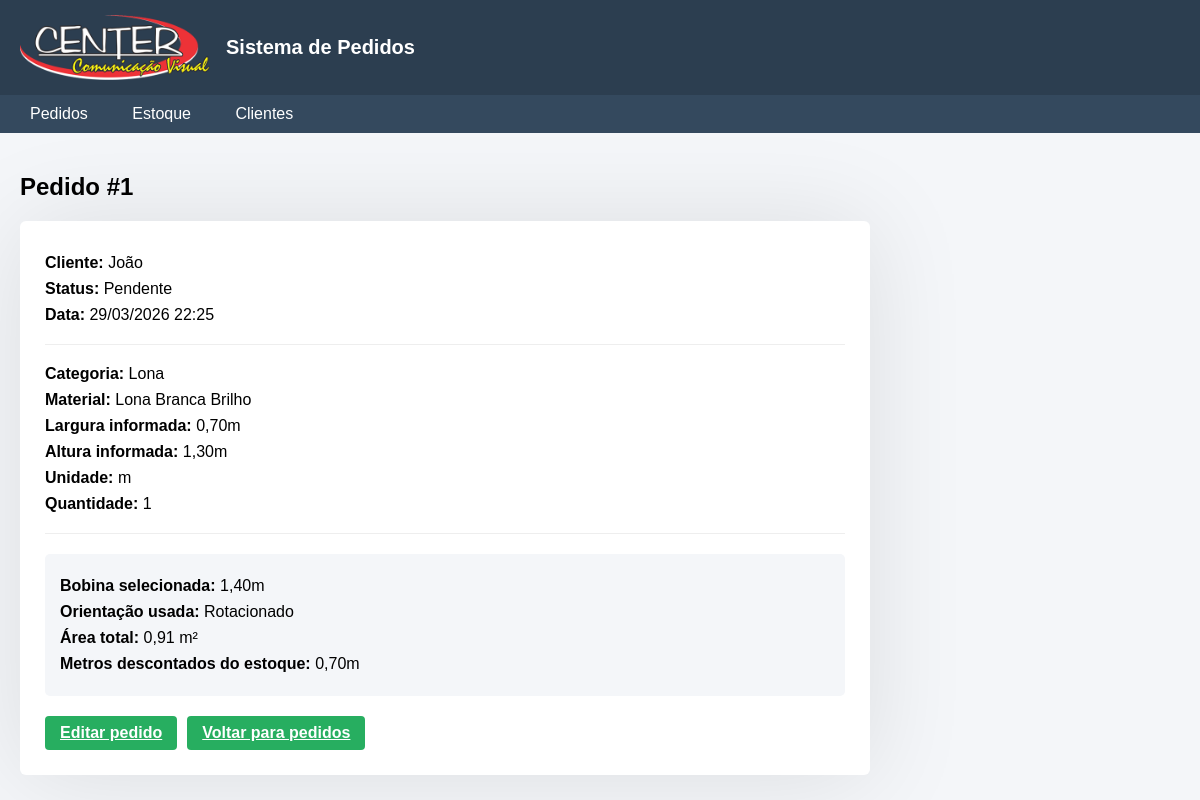
/pedidos/1, run on an earlier commit of the app's database.
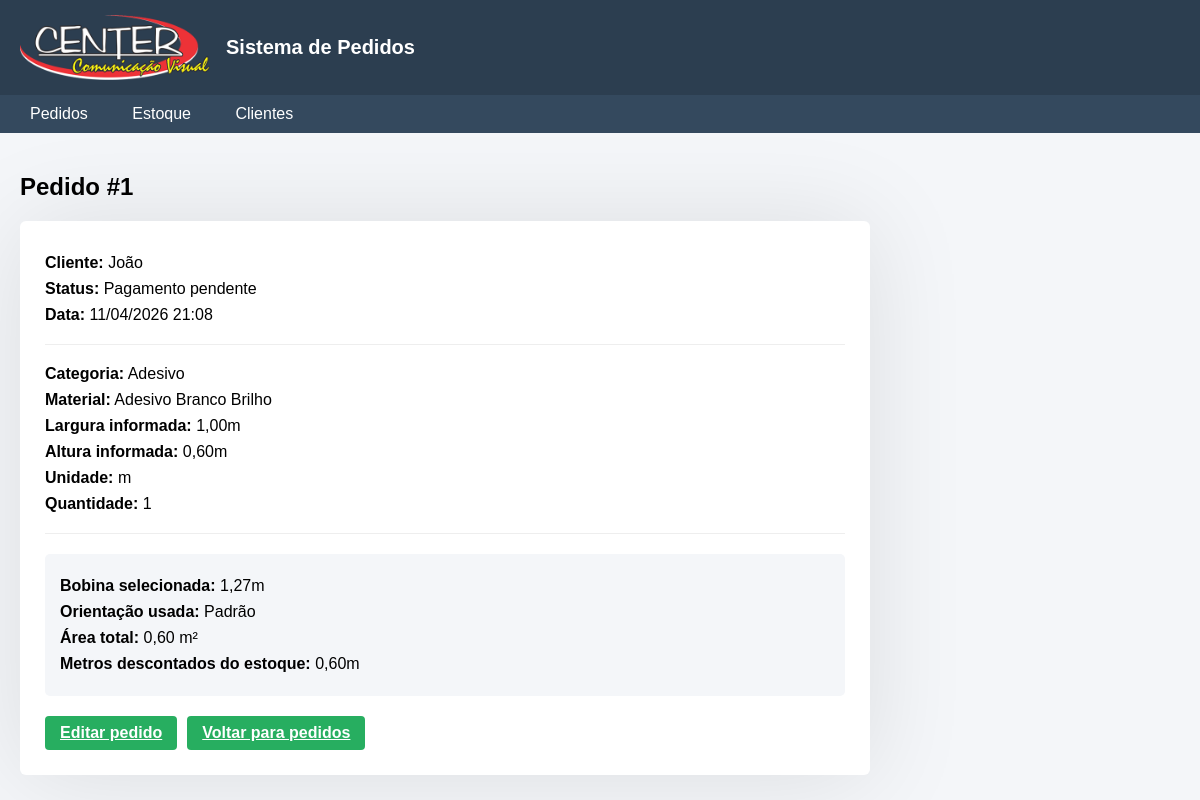
And on a later commit of the database.
### models/pedido.py (models this page shows, shortened)
class Pedido(db.Model):
    __tablename__ = "pedido"
    id = db.Column(db.Integer, primary_key=True)
    cliente_nome = db.Column(db.String(120), nullable=False)
    categoria = db.Column(db.String(50), nullable=False)
    material_nome = db.Column(db.String(120), nullable=False)
    largura_pedido_m = db.Column(db.Float, nullable=False)
    altura_pedido_m = db.Column(db.Float, nullable=False)
    quantidade = db.Column(db.Integer, nullable=False)
    unidade_medida = db.Column(db.String(10), nullable=False)
    largura_bobina_usada_m = db.Column("largura_" + "ro" + "lo_usada_m", db.Float, nullable=False)
    orientacao = db.Column(db.String(30), nullable=False)
    metros_consumidos = db.Column(db.Float, nullable=False)
    area_total_m2 = db.Column(db.Float, nullable=False)
    status = db.Column(db.String(30), nullable=False, default="Pagamento pendente")
    criado_em = db.Column(db.DateTime, nullable=False, default=datetime.utcnow)

### controllers/pedido_controller.py (the view)
@pedido_bp.route("/pedidos/<int:id>")
def detalhe_pedido(id):
    pedido = Pedido.query.get_or_404(id)
    return render_template(
        "pedidos/detalhe.html",
        pedido=pedido,
        area_total=formatar_area(pedido.area_total_m2),
        metros_consumidos=formatar_metros(pedido.metros_consumidos),
        largura_bobina_usada=formatar_metros(pedido.largura_bobina_usada_m),
        largura_pedido=formatar_metros(pedido.largura_pedido_m),
        altura_pedido=formatar_metros(pedido.altura_pedido_m),
        criado_em=pedido.criado_em.strftime("%d/%m/%Y %H:%M"),
    )

### services/pedido_service.py (called while the page is built)
def formatar_metros(valor):
    return f"{valor:.2f}".replace(".", ",") + "m"

def formatar_area(valor):
    return f"{valor:.2f}".replace(".", ",") + " m²"

### templates/pedidos/detalhe.html
{% extends "base.html" %}
{% block content %}
<link rel="stylesheet" href="{{ url_for('static', filename='css/detalhe.css') }}">
<h2>Pedido #{{ pedido.id }}</h2>
<div class="card">
<p><strong>Cliente:</strong> {{ pedido.cliente_nome }}</p>
<p><strong>Status:</strong> {{ pedido.status }}</p>
<p><strong>Data:</strong> {{ criado_em }}</p>
<hr>
<p><strong>Categoria:</strong> {{ pedido.categoria }}</p>
<p><strong>Material:</strong> {{ pedido.material_nome }}</p>
<p><strong>Largura informada:</strong> {{ largura_pedido }}</p>
<p><strong>Altura informada:</strong> {{ altura_pedido }}</p>
<p><strong>Unidade:</strong> {{ pedido.unidade_medida }}</p>
<p><strong>Quantidade:</strong> {{ pedido.quantidade }}</p>
<hr>
<div class="total-box">
<p><strong>Bobina selecionada:</strong> {{ largura_bobina_usada }}</p>
<p><strong>Orientação usada:</strong> {{ pedido.orientacao | replace("Padrao", "Padrão") }}</p>
<p><strong>Área total:</strong> {{ area_total }}</p>
<p><strong>Metros descontados do estoque:</strong> {{ metros_consumidos }}</p>
</div>
<div class="acoes">
<a href="/pedidos/{{ pedido.id }}/editar" class="btn">Editar pedido</a>
<a href="/pedidos" class="btn">Voltar para pedidos</a>
</div>
</div>
{% endblock %}

### templates/base.html (shortened to what this page needs)
<!DOCTYPE html>
<html>
<head>
    <link rel="stylesheet" href="{{ url_for('static', filename='css/lista.css') }}">
</head>
<body>
<div class="header">
    <div class="brand">
        <img class="brand-logo" src="{{ url_for('static', filename='img/center-logo.png') }}" alt="Center Comunicação Visual">
        <div class="brand-text">Sistema de Pedidos</div>
    </div>
</div>
<div class="menu">
<a href="/pedidos">Pedidos</a>
<a href="/estoque">Estoque</a>
<a href="/clientes">Clientes</a>
</div>
<div class="container">
{% block content %}
{% endblock %}
</div>
</body>
</html>

### static/css/lista.css (style rules this page uses)
body { font-family: Arial; margin:0; background:#f4f6f9; }
.header { background:#2c3e50; color:white; padding:15px 20px; font-size:20px; display:flex; justify-content:space-between; align-items:center; }
.brand { display:flex; align-items:center; gap:16px; }
.brand-logo { width:190px; max-width:42vw; height:auto; display:block; }
.brand-text { font-size:20px; font-weight:bold; }
.menu { background:#34495e; padding:10px 20px; }
.menu a { color:white; margin-right:20px; text-decoration:none; padding:6px 10px; }
.container { padding:20px; }
.btn { background:#27ae60; color:white; border:none; padding:8px 15px; cursor:pointer; border-radius:4px; font-weight:bold; }
h2 { margin-bottom:20px; }

### static/css/detalhe.css (style rules this page uses)
.card { background:white; padding:25px; border-radius:6px; max-width:800px; box-shadow:0 2px 100px rgba(0,0,0,0.1); }
.card p { margin:8px 0; }
.card hr { margin:20px 0; border:none; border-top:1px solid #eee; }
.total-box { background:#f4f6f9; padding:15px; border-radius:5px; margin-top:10px; }
.total-box p { margin:8px 0; }
.acoes { margin-top:20px; display:flex; gap:10px; }

What changed in the data, as far as the page shows it:
changed Pedido "João": status "Pendente" → "Pagamento pendente"; categoria "Lona" → "Adesivo"; material_nome "Lona Branca Brilho" → "Adesivo Branco Brilho"; orientacao "Rotacionado" → "Padrão"
Also different on the page:
{{ criado_em }}: "29/03/2026 22:25" → "11/04/2026 21:08"
{{ largura_pedido }}: "0,70m" → "1,00m"
{{ altura_pedido }}: "1,30m" → "0,60m"
{{ largura_bobina_usada }}: "1,40m" → "1,27m"
{{ area_total }}: "0,91 m²" → "0,60 m²"
{{ metros_consumidos }}: "0,70m" → "0,60m"
